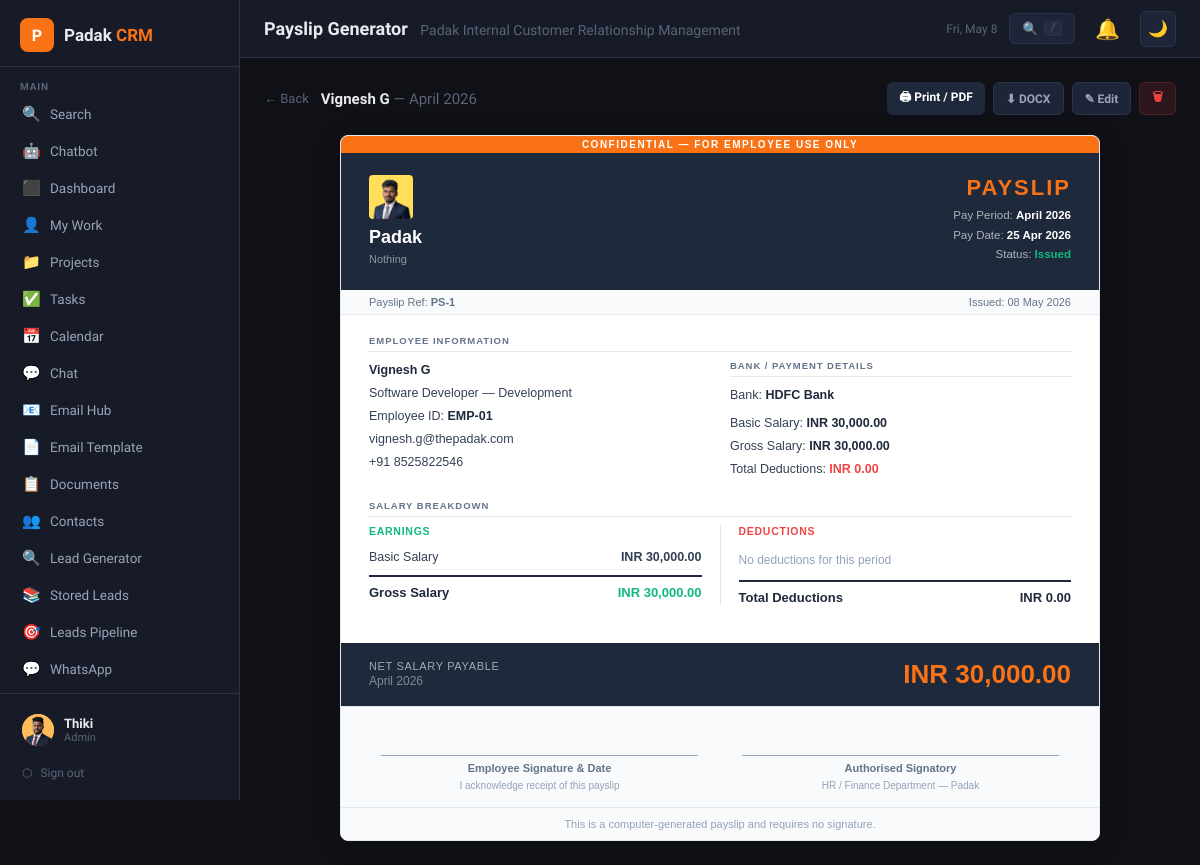
Screenshot of /payslip.php?view=1 (signed in) with the database file from the repository.
### tables this page shows
CREATE TABLE `users` (
  `id` int(11) NOT NULL,
  `name` varchar(100) NOT NULL,
  `email` varchar(150) NOT NULL,
  `password` varchar(255) NOT NULL,
  `role` enum('admin','manager','member') DEFAULT 'member',
  `avatar` varchar(255) DEFAULT NULL,
  `phone` varchar(30) DEFAULT NULL,
  `department` varchar(100) DEFAULT NULL,
  `department_role` enum('general','tele_caller','digital_marketing','software_developer','graphics_designer') DEFAULT 'general',
  `status` enum('active','inactive') DEFAULT 'active',
  `last_login` datetime DEFAULT NULL,
  `created_at` datetime DEFAULT current_timestamp()
);

CREATE TABLE `payslips` (
  `id` int(11) NOT NULL,
  `template_id` int(11) DEFAULT NULL,
  `employee_id` int(11) DEFAULT NULL,
  `employee_name` varchar(200) NOT NULL,
  `employee_email` varchar(200) DEFAULT NULL,
  `employee_phone` varchar(50) DEFAULT NULL,
  `nic_number` varchar(30) DEFAULT NULL,
  `epf_member_no` varchar(30) DEFAULT NULL,
  `working_days` int(11) DEFAULT NULL,
  `days_paid` int(11) DEFAULT NULL,
  `payslip_ref` varchar(50) DEFAULT NULL,
  `designation` varchar(150) DEFAULT NULL,
  `department` varchar(150) DEFAULT NULL,
  `employee_id_no` varchar(50) DEFAULT NULL,
  `pay_period` varchar(50) NOT NULL,
  `pay_date` date DEFAULT NULL,
  `basic_salary` decimal(12,2) DEFAULT 0.00,
  `allowances` longtext DEFAULT NULL CHECK (json_valid(`allowances`)),
  `deductions` longtext DEFAULT NULL CHECK (json_valid(`deductions`)),
  `gross_salary` decimal(12,2) DEFAULT 0.00,
  `total_deductions` decimal(12,2) DEFAULT 0.00,
  `net_salary` decimal(12,2) DEFAULT 0.00,
  `currency` varchar(10) DEFAULT 'LKR',
  `bank_name` varchar(150) DEFAULT NULL,
  `account_no` varchar(100) DEFAULT NULL,
  `notes` text DEFAULT NULL,
  `status` enum('draft','issued') DEFAULT 'draft',
  `created_by` int(11) DEFAULT NULL,
  `created_at` datetime DEFAULT current_timestamp()
);

CREATE TABLE `payslip_templates` (
  `id` int(11) NOT NULL,
  `name` varchar(200) NOT NULL,
  `company_name` varchar(200) DEFAULT NULL,
  `company_reg_no` varchar(100) DEFAULT NULL,
  `company_phone` varchar(50) DEFAULT NULL,
  `company_email` varchar(150) DEFAULT NULL,
  `epf_employer_no` varchar(50) DEFAULT NULL,
  `authorized_by` varchar(150) DEFAULT NULL,
  `authorized_title` varchar(150) DEFAULT NULL,
  `signature_image` varchar(500) DEFAULT NULL,
  `company_address` text DEFAULT NULL,
  `company_logo` varchar(500) DEFAULT NULL,
  `footer_note` text DEFAULT NULL,
  `is_default` tinyint(1) DEFAULT 0,
  `created_by` int(11) DEFAULT NULL,
  `created_at` datetime DEFAULT current_timestamp()
);

### config.php (called while the page is built, shortened)
<?php
function currentUser(): array {
    return [
        'id'   => $_SESSION['crm_user_id'] ?? 0,
        'name' => $_SESSION['crm_name'] ?? '',
        'role' => $_SESSION['crm_role'] ?? '',
        'email'=> $_SESSION['crm_email'] ?? '',
        'avatar'=> $_SESSION['crm_avatar'] ?? null,
    ];
}
function isAdmin(): bool { return ($_SESSION['crm_role'] ?? '') === 'admin'; }
function isManager(): bool { return in_array($_SESSION['crm_role'] ?? '', ['admin','manager']); }
function deptCan(array $allowed_depts): bool {
    if (isAdmin() || isManager()) return true;
    $dept = getDeptRole();
    return in_array($dept, $allowed_depts, true);
}
function h(string $s): string { return htmlspecialchars($s, ENT_QUOTES, 'UTF-8'); }

### payslip.php (the view, shortened to what this page needs)
<?php
require_once 'config.php';
require_once 'includes/layout.php';
$db   = getCRMDB();
$view_id  = (int)($_GET['view'] ?? 0);
$single = null;
if ($view_id) {
    $single = $db->query("SELECT p.*, t.company_name,t.company_reg_no,t.company_phone,t.company_email,t.company_address,t.company_logo,t.footer_note,t.epf_employer_no,t.authorized_by,t.authorized_title
        FROM payslips p LEFT JOIN payslip_templates t ON t.id=p.template_id
        WHERE p.id=$view_id")->fetch_assoc();
}
$employees = $db->query("SELECT id,name,email,phone,department FROM users WHERE status='active' ORDER BY name")->fetch_all(MYSQLI_ASSOC);
renderLayout('Payslip Generator','payslip');
?>
<?php if ($single): ?>
<div style="display:flex;align-items:center;gap:12px;margin-bottom:20px;flex-wrap:wrap">
  <a href="payslip.php" style="font-size:13px;color:var(--text3);text-decoration:none">← Back</a>
  <div style="flex:1;font-size:15px;font-weight:700;font-family:var(--font-display);color:var(--text)">
    <?= h($single['employee_name']) ?> <span style="color:var(--text3);font-weight:400">— <?= h($single['pay_period']) ?></span>
  </div>
  <div style="display:flex;gap:8px;flex-wrap:wrap">
    <a href="payslip.php?export=print&pid=<?= $single['id'] ?>" target="_blank"
       class="btn btn-primary btn-sm" style="background:#1e293b;border-color:#1e293b">🖨 Print / PDF</a>
    <a href="payslip.php?export=docx&pid=<?= $single['id'] ?>" class="btn btn-ghost btn-sm">⬇ DOCX</a>
    <a href="payslip.php?edit=<?= $single['id'] ?>" class="btn btn-ghost btn-sm">✎ Edit</a>
    <?php if (isAdmin()): ?>
    <form method="POST" style="display:inline" onsubmit="return confirm('Permanently delete this payslip?')">
      <button type="submit" class="btn btn-danger btn-sm">🗑</button>
    </form>
    <?php endif; ?>
  </div>
</div>
<?php
$deductions  = json_decode($single['deductions']??'[]', true) ?: [];
$sym         = htmlspecialchars($single['currency']??'LKR',ENT_QUOTES);
?>
<div class="ps-doc" id="ps-doc">
  <div class="ps-confidential">Confidential — For Employee Use Only</div>
  <div class="ps-doc-hdr">
    <div>
      <?php if (!empty($single['company_logo']) && file_exists($single['company_logo'])): ?>
      <img src="<?= h($single['company_logo']) ?>" style="height:44px;margin-bottom:8px;display:block;border-radius:4px">
      <?php endif; ?>
      <div class="co-name"><?= h($single['company_name'] ?? 'Company') ?></div>
      <?php if (!empty($single['company_address'])): ?>
      <div class="co-sub"><?= nl2br(h($single['company_address'])) ?></div>
      <?php endif; ?>
    </div>
    <div>
      <div class="ps-label">PAYSLIP</div>
      <div class="ps-meta">
        Pay Period: <strong style="color:#fff"><?= h($single['pay_period']) ?></strong><br>
        <?php if ($single['pay_date']): ?>Pay Date: <strong style="color:#fff"><?= date('d M Y',strtotime($single['pay_date'])) ?></strong><br><?php endif; ?>
        Status: <strong style="color:<?= $single['status']==='issued'?'#10b981':'#f59e0b' ?>"><?= ucfirst($single['status']) ?></strong>
      </div>
    </div>
  </div>
  <?php $ref_display = $single['payslip_ref'] ?? ('PS-'.$single['id']); ?>
  <div class="ps-ref-bar">
    <span>Payslip Ref: <strong><?= h($ref_display) ?></strong></span>
    <span>Issued: <?= date('d M Y') ?></span>
  </div>
  <div class="ps-doc-body">
    <div class="ps-section-title">Employee Information</div>
    <div class="ps-info-grid">
      <div class="ps-info-block">
        <p><strong><?= h($single['employee_name']) ?></strong></p>
        <?php if ($single['designation']): ?><p><?= h($single['designation']) ?><?= $single['department']?' — '.h($single['department']):'' ?></p><?php endif; ?>
        <?php if ($single['employee_id_no']): ?><p>Employee ID: <strong><?= h($single['employee_id_no']) ?></strong></p><?php endif; ?>
        <?php if ($single['employee_email']): ?><p><?= h($single['employee_email']) ?></p><?php endif; ?>
        <?php if ($single['employee_phone']): ?><p><?= h($single['employee_phone']) ?></p><?php endif; ?>
      </div>
      <div class="ps-info-block">
        <div class="ps-section-title">Bank / Payment Details</div>
        <?php if ($single['bank_name']): ?><p>Bank: <strong><?= h($single['bank_name']) ?></strong></p><?php endif; ?>
        <p style="margin-top:8px">Basic Salary: <strong><?= $sym ?> <?= number_format($single['basic_salary'],2) ?></strong></p>
        <p>Gross Salary: <strong><?= $sym ?> <?= number_format($single['gross_salary'],2) ?></strong></p>
        <p>Total Deductions: <strong style="color:#ef4444"><?= $sym ?> <?= number_format($single['total_deductions'],2) ?></strong></p>
      </div>
    </div>
    <div class="ps-section-title">Salary Breakdown</div>
    <div class="ps-salary-grid">
      <div class="ps-salary-col">
        <div style="font-size:10.5px;font-weight:800;text-transform:uppercase;letter-spacing:.07em;color:#10b981;margin-bottom:8px">Earnings</div>
        <div class="ps-sal-row"><span>Basic Salary</span><span style="font-weight:600"><?= $sym ?> <?= number_format($single['basic_salary'],2) ?></span></div>
        <div class="ps-sal-total"><span>Gross Salary</span><span style="color:#10b981"><?= $sym ?> <?= number_format($single['gross_salary'],2) ?></span></div>
      </div>
      <div class="ps-salary-col">
        <div style="font-size:10.5px;font-weight:800;text-transform:uppercase;letter-spacing:.07em;color:#ef4444;margin-bottom:8px">Deductions</div>
        <?php if ($deductions): ?>
          <?php foreach ($deductions as $d):
            $is_stat = preg_match('/\b(EPF|ETF|APIT|PAYE|tax)\b/i', $d['name']);
          ?>
          <div class="ps-sal-row <?= $is_stat?'stat-row':'' ?>">
            <span><?= h($d['name']) ?><?= $is_stat?' <span style="font-size:9px;background:#fef3c7;color:#92400e;padding:1px 4px;border-radius:3px;margin-left:4px">Statutory</span>':'' ?></span>
            <span style="color:#ef4444">- <?= $sym ?> <?= number_format($d['amount'],2) ?></span>
          </div>
          <?php endforeach; ?>
          <div class="ps-sal-total"><span>Total Deductions</span><span style="color:#ef4444">- <?= $sym ?> <?= number_format($single['total_deductions'],2) ?></span></div>
        <?php else: ?>
          <div style="color:#94a3b8;font-size:12px;padding:8px 0">No deductions for this period</div>
          <div class="ps-sal-total"><span>Total Deductions</span><span><?= $sym ?> 0.00</span></div>
        <?php endif; ?>
      </div>
    </div>
  </div>
  <div class="ps-net-bar">
    <div>
      <div class="lbl">Net Salary Payable</div>
      <div style="font-size:12px;color:rgba(255,255,255,.45);margin-top:2px"><?= h($single['pay_period']) ?></div>
    </div>
    <div class="amt"><?= $sym ?> <?= number_format($single['net_salary'],2) ?></div>
  </div>
  <div class="ps-sign-section">
    <div class="ps-sign-block">
      <div class="ps-sign-line">Employee Signature &amp; Date</div>
      <div class="ps-sign-sub">I acknowledge receipt of this payslip</div>
    </div>
    <div class="ps-sign-block">
      <div class="ps-sign-line">
        <?php if (!empty($single['authorized_by'])): ?>
        <?= h($single['authorized_by']) ?>
        <?php else: ?>Authorised Signatory<?php endif; ?>
      </div>
      <div class="ps-sign-sub">
        <?= !empty($single['authorized_title']) ? h($single['authorized_title']) : 'HR / Finance Department' ?>
        <?= !empty($single['company_name']) ? ' — '.h($single['company_name']) : '' ?>
      </div>
    </div>
  </div>
  <?php if (!empty($single['footer_note'])): ?>
  <div class="ps-footer-note"><?= h($single['footer_note']) ?></div>
  <?php else: ?>
  <div class="ps-footer-note">This is a computer-generated payslip. For queries contact HR department. | Ref: <?= h($ref_display) ?></div>
  <?php endif; ?>
</div>
<?php endif; ?>
<?php renderLayoutEnd(); ?>

### includes/layout.php (shortened to what this page needs)
<?php
function renderLayout(string $pageTitle, string $activePage): void {
    $user = currentUser();
    $initials = implode('', array_map(fn($w) => strtoupper($w[0]), explode(' ', $user['name'])));
    $initials = substr($initials, 0, 2);
?>
<!DOCTYPE html>
<html lang="en" data-theme="dark">
<head>
</head>
<body>
<nav id="sidebar">
  <div class="sidebar-logo">
    <div class="logo-mark">P</div>
    <div class="logo-text">Padak <span>CRM</span></div>
  </div>
  <div class="nav-section">
    <div class="nav-label">Main</div>
    <a href="search.php" class="nav-item <?= $activePage==='search'?'active':'' ?>">
        <span class="icon">🔍</span> Search
    </a>
    <a href="chatbot.php" class="nav-item <?= $activePage==='chatbot'?'active':'' ?>">
        <span class="icon">🤖</span> Chatbot
    </a>
   <?php if (isManager()): ?>
    <a href="dashboard.php" class="nav-item <?= $activePage==='dashboard'?'active':'' ?>">
        <span class="icon">⬛</span> Dashboard
    </a>
   <?php endif; ?>
    <a href="mywork.php" class="nav-item <?= $activePage==='mywork'?'active':'' ?>">
        <span class="icon">👤</span> My Work
    </a>
    <?php if (deptCan(['general','software_developer'])): ?>
    <a href="projects.php" class="nav-item <?= $activePage==='projects'?'active':'' ?>">
        <span class="icon">📁</span> Projects
    </a>
    <?php endif; ?>
    <a href="tasks.php" class="nav-item <?= $activePage==='tasks'?'active':'' ?>">
        <span class="icon">✅</span> Tasks
    </a>
    <a href="calendar.php" class="nav-item <?= $activePage==='calendar'?'active':'' ?>">
        <span class="icon">📅</span> Calendar
    </a>
    <a href="chat.php" class="nav-item <?= $activePage==='chat'?'active':'' ?>">
        <span class="icon">💬</span> Chat
    </a>
    <?php if (deptCan(['general'])):  ?>
    <a href="emails.php" class="nav-item <?= $activePage==='emails'?'active':'' ?>">
        <span class="icon">📧</span> Email Hub
    </a>
    <?php endif; ?>
    <?php if (deptCan(['general','digital_marketing'])): ?>
    <a href="email_template.php" class="nav-item <?= $activePage==='email_template'?'active':'' ?>">
        <span class="icon">📄</span> Email Template
    </a>
    <?php endif; ?>
    <a href="documents.php" class="nav-item <?= $activePage==='documents'?'active':'' ?>">
        <span class="icon">📋</span> Documents
    </a>
    <?php if (deptCan(['general'])): ?>
    <a href="contacts.php" class="nav-item <?= $activePage==='contacts'?'active':'' ?>">
        <span class="icon">👥</span> Contacts
    </a>
    <?php endif; ?>
    <?php if (deptCan(['tele_caller','general'])):  ?>
    <a href="lead_generator.php" class="nav-item <?= $activePage==='lead_generator'?'active':'' ?>">
        <span class="icon">🔍</span> Lead Generator
    </a>
    <a href="lead_stored.php" class="nav-item <?= $activePage==='lead_stored'?'active':'' ?>">
        <span class="icon">📚</span> Stored Leads
    </a>
    <a href="leads.php" class="nav-item <?= $activePage==='leads'?'active':'' ?>">
        <span class="icon">🎯</span> Leads Pipeline
    </a>
    <a href="whatsapp.php" class="nav-item <?= $activePage==='whatsapp'?'active':'' ?>">
        <span class="icon">💬</span> WhatsApp
    </a>
    <?php endif; ?>
    <?php if (isManager()): ?>
    <a href="invoices.php" class="nav-item <?= $activePage==='invoices'?'active':'' ?>">
    </a>
    <?php endif; ?>
  </div>
  <div class="sidebar-footer">
    <a href="profile.php" class="user-card">
      <div class="avatar">
        <?php if ($user['avatar']): ?>
          <img src="uploads/avatars/<?= h($user['avatar']) ?>" alt="">
        <?php else: echo h($initials); endif; ?>
      </div>
      <div class="user-info">
        <div class="user-name"><?= h($user['name']) ?></div>
        <div class="user-role"><?= h($user['role']) ?></div>
      </div>
    </a>
    <a href="logout.php" style="display:flex;align-items:center;gap:8px;padding:8px 10px;color:var(--text3);font-size:12px;margin-top:4px;border-radius:var(--radius-sm);transition:background .15s" onmouseover="this.style.background='var(--bg3)'" onmouseout="this.style.background=''">
      <span>⬡</span> Sign out
    </a>
  </div>
</nav>
<div id="main">
  <header id="header">
    <div class="header-title"><?= h($pageTitle) ?> <span><?= SITE_NAME ?></span></div>
    <span style="font-size:12px;color:var(--text3)"><?= date('D, M j') ?></span>
    <a href="search.php" id="header-search-btn" title="Search (press /)" style="display:flex;align-items:center;gap:6px;padding:7px 12px;background:var(--bg3);border:1px solid var(--border);border-radius:var(--radius-sm);color:var(--text3);font-size:12.5px;text-decoration:none;transition:border-color .15s,color .15s;flex-shrink:0" onmouseover="this.style.borderColor='var(--orange)';this.style.color='var(--orange)'" onmouseout="this.style.borderColor='var(--border)';this.style.color='var(--text3)'">
      🔍 <span style="display:none" id="hs-text">Search</span>
      <kbd style="font-size:10px;background:var(--bg4);border:1px solid var(--border);border-radius:3px;padding:1px 5px">/</kbd>
    </a>
    <button id="notif-btn" onclick="toggleNotifPanel()" title="Notifications" aria-label="Notifications">
      🔔
    </button>
    <button id="theme-toggle" onclick="toggleTheme()" title="Toggle dark/light mode" aria-label="Toggle theme">
      <span class="icon-dark">🌙</span>
    </button>
  </header>
  <main id="content">
<?php
}
function renderLayoutEnd(): void {
?>
  </main>
</div>
</body>
</html>
<?php
}

### rows the page displays
users: name "Thiki"
payslips: employee_name "Vignesh G", pay_period "April 2026", template.company_logo (picture), template.company_name "Padak", template.company_address "Nothing", pay_date "25 Apr 2026", status "Issued", ref_display "PS-1", designation "Software Developer", department "Development", employee_id_no "EMP-01", employee_email "vignesh.g@thepadak.com", employee_phone "+91 8525822546", bank_name "HDFC Bank", currency "INR", basic_salary "30,000.00", gross_salary "30,000.00", total_deductions "0.00", net_salary "30,000.00", template.footer_note "This is a computer-generated payslip and requires no signature."

### other values shown
$user['role'] "Admin"
$pageTitle "Payslip Generator"
SITE_NAME "Padak Internal Customer Relationship Management"
